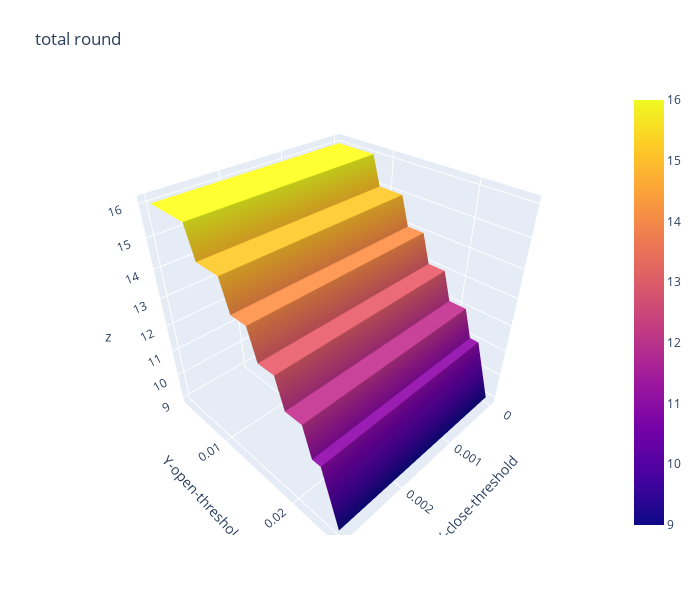

Notebook source saved alongside this figure:
### Code cell
import plotly.graph_objects as go

x_data = df_total_round.columns.to_list() # close threshold

y_data = df_total_round.index.to_list() # open threshold

z_data = df_total_round.copy(deep=True) # win rate

fig = go.Figure(data=[go.Surface(z=z_data.values,x=x_data,y=y_data)])

fig.update_layout(title="total round", # 标题
                  autosize=False,  # 尺度自动缩放
                  width=700,  # 长宽
                  height=600,
                  margin=dict(l=65,r=50,b=65,t=90),  # 4个位置的距离
                  scene=dict(xaxis_title='X-close-threshold',yaxis_title='Y-open-threshold')
                 )

fig.show()

### Figure 1 — Plotly figure (JSON) as saved in the notebook; plotly's stock layout.template omitted (floating-point values rounded to 4 significant figures)
{"data": [{"type": "surface", "x": [0, 0.001, 0.002, 0.003], "y": [0.0031, 0.0032, 0.0035, 0.004, 0.005, 0.006, 0.007, 0.008, 0.009, 0.01, 0.011, 0.012, 0.013, 0.014, 0.015, 0.016, 0.017, 0.018, 0.019, 0.02, 0.021, 0.022, 0.023, 0.024, 0.025], "z": [[16, 16, 16, 16], [16, 16, 16, 16], [16, 16, 16, 16], [16, 16, 16, 16], [16, 16, 16, 16], [16, 16, 16, 16], [16, 16, 16, 16], [16, 16, 16, 16], [15, 15, 15, 15], [15, 15, 15, 15], [15, 15, 15, 15], [15, 15, 15, 15], [14, 14, 14, 14], [14, 14, 14, 14], [14, 14, 14, 14], [13, 13, 13, 13], [13, 13, 13, 13], [13, 13, 13, 13], [12, 12, 12, 12], [12, 12, 12, 12], [12, 12, 12, 12], [11, 11, 11, 11], [11, 11, 11, 11], [10, 10, 10, 10], [9, 9, 9, 9]]}], "layout": {"autosize": false, "height": 600, "margin": {"b": 65, "l": 65, "r": 50, "t": 90}, "scene": {"xaxis": {"title": {"text": "X-close-threshold"}}, "yaxis": {"title": {"text": "Y-open-threshold"}}}, "title": {"text": "total round"}, "width": 700}}
